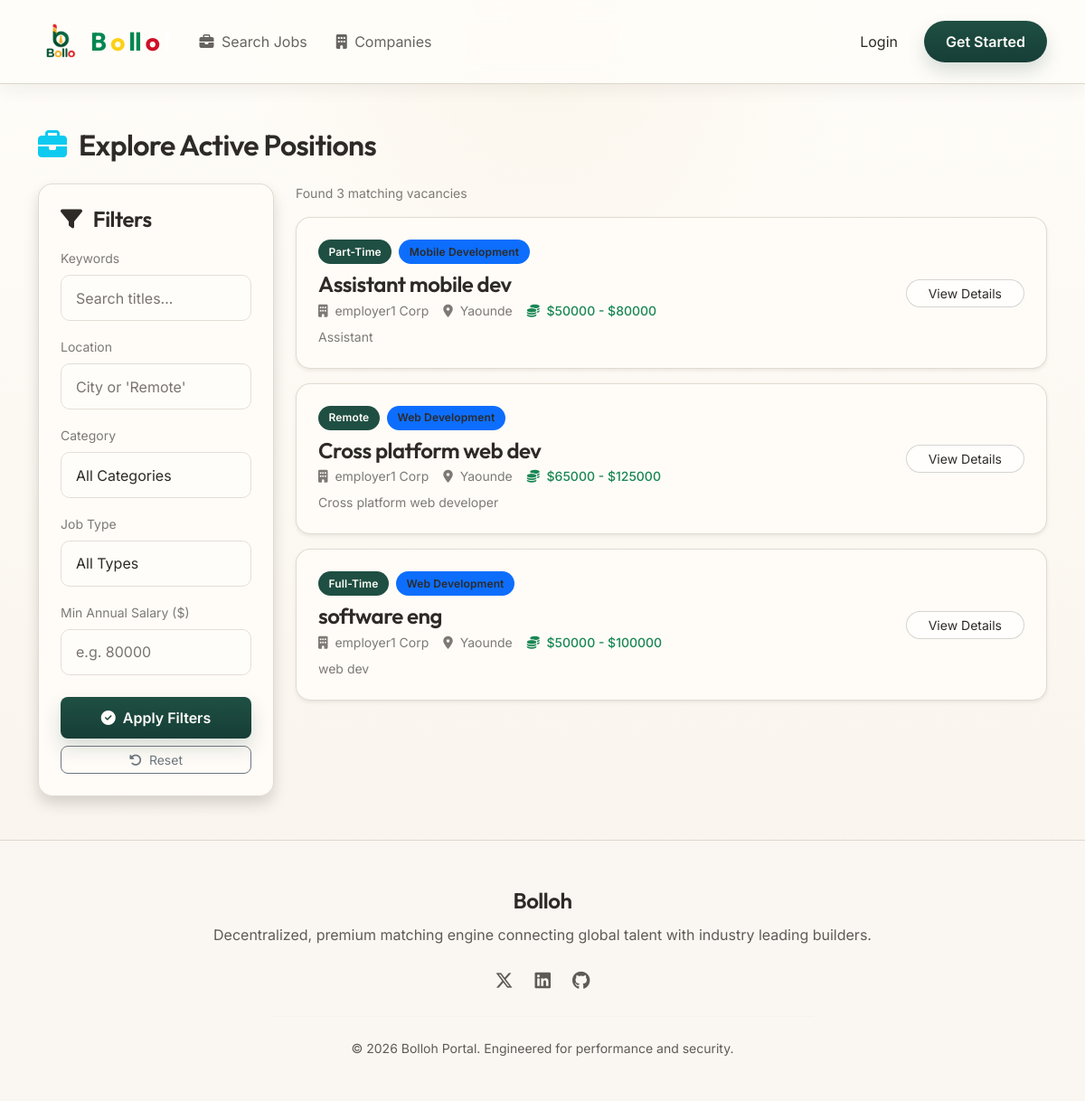
Screenshot of /jobs/ with the database file from the repository.
### apps/jobs/models.py (models this page shows, shortened)
class Job(models.Model):
    JOB_TYPE_CHOICES = (
        ('FT', 'Full-Time'),
        ('PT', 'Part-Time'),
        ('RM', 'Remote'),
        ('IN', 'Internship'),
    )
    employer = models.ForeignKey(
        settings.AUTH_USER_MODEL,
        on_delete=models.CASCADE,
        related_name='posted_jobs'
    )
    title = models.CharField(max_length=200)
    category = models.ForeignKey(Category, on_delete=models.SET_NULL, null=True, related_name='jobs')
    job_type = models.CharField(max_length=2, choices=JOB_TYPE_CHOICES, default='FT')
    location = models.CharField(max_length=150)
    description = models.TextField()
    salary_min = models.DecimalField(max_digits=10, decimal_places=2, blank=True, null=True)
    salary_max = models.DecimalField(max_digits=10, decimal_places=2, blank=True, null=True)
    is_paid = models.BooleanField(default=False)
    is_approved = models.BooleanField(default=False)
    created_at = models.DateTimeField(auto_now_add=True)
    updated_at = models.DateTimeField(auto_now=True)
    class Meta:
        ordering = ['-created_at']

class Category(models.Model):
    name = models.CharField(max_length=100, unique=True)
    slug = models.SlugField(max_length=100, unique=True)
    class Meta:
        verbose_name_plural = 'categories'

### apps/users/models.py (models this page shows, shortened)
class CustomUser(AbstractUser):
    is_job_seeker = models.BooleanField(default=False)
    is_employer = models.BooleanField(default=False)

class EmployerProfile(models.Model):
    user = models.OneToOneField(CustomUser, on_delete=models.CASCADE, related_name='employer_profile')
    company_name = models.CharField(max_length=255, blank=True)
    company_logo = models.ImageField(upload_to='company_logos/', blank=True, null=True)
    website = models.URLField(blank=True)
    description = models.TextField(blank=True)

### apps/jobs/views.py (the view)
# urls.py: path('jobs/', views.job_list_view, name='job_list'),
def job_list_view(request):
    jobs = Job.objects.filter(is_paid=True, is_approved=True).select_related('employer', 'category')
    categories = Category.objects.all()
    q = request.GET.get('q', '')
    if q:
        jobs = jobs.filter(Q(title__icontains=q) | Q(description__icontains=q))
    location = request.GET.get('location', '')
    if location:
        jobs = jobs.filter(location__icontains=location)
    category_id = request.GET.get('category', '')
    if category_id:
        jobs = jobs.filter(category_id=category_id)
    job_type = request.GET.get('job_type', '')
    if job_type:
        jobs = jobs.filter(job_type=job_type)
    min_salary = request.GET.get('min_salary', '')
    if min_salary:
        try:
            jobs = jobs.filter(salary_max__gte=float(min_salary))
        except ValueError:
            pass
    return render(request, 'jobs/job_list.html', {
        'jobs': jobs,
        'categories': categories,
        'params': request.GET
    })

### templates/jobs/job_list.html (shortened to what this page needs)
{% extends 'base.html' %}
{% block content %}
<div class="container my-4">
    <h2 class="text-white mb-4"><i class="fa-solid fa-briefcase text-info me-2"></i> Explore Active Positions</h2>
    <div class="row g-4">
        <div class="col-lg-3">
            <div class="glass-card p-4 shadow border-opacity-50">
                <h4 class="text-white mb-3"><i class="fa-solid fa-filter me-2 text-primary-gradient"></i> Filters</h4>
                <form action="{% url 'jobs:job_list' %}" method="GET">
                    <div class="mb-3">
                        <label class="form-label text-white-50 small">Keywords</label>
                        <input type="text" name="q" class="form-control form-control-custom" placeholder="Search titles..." value="{{ params.q }}">
                    </div>
                    <div class="mb-3">
                        <label class="form-label text-white-50 small">Location</label>
                        <input type="text" name="location" class="form-control form-control-custom" placeholder="City or 'Remote'" value="{{ params.location }}">
                    </div>
                    <div class="mb-3">
                        <label class="form-label text-white-50 small">Category</label>
                        <select name="category" class="form-select form-control-custom">
                            <option value="">All Categories</option>
                        </select>
                    </div>
                    <div class="mb-3">
                        <label class="form-label text-white-50 small">Job Type</label>
                        <select name="job_type" class="form-select form-control-custom">
                            <option value="">All Types</option>
                        </select>
                    </div>
                    <div class="mb-4">
                        <label class="form-label text-white-50 small">Min Annual Salary ($)</label>
                        <input type="number" name="min_salary" class="form-control form-control-custom" placeholder="e.g. 80000" value="{{ params.min_salary }}">
                    </div>
                    <div class="d-grid gap-2">
                        <button type="submit" class="btn btn-primary-gradient rounded-3"><i class="fa-solid fa-circle-check me-1"></i> Apply Filters</button>
                        <a href="{% url 'jobs:job_list' %}" class="btn btn-outline-secondary rounded-3 btn-sm"><i class="fa-solid fa-rotate-left me-1"></i> Reset</a>
                    </div>
                </form>
            </div>
        </div>
        <div class="col-lg-9">
            <div class="d-flex justify-content-between align-items-center mb-3 text-white-50 small">
                <div>Found {{ jobs|length }} matching vacancies</div>
            </div>
            <div class="d-flex flex-column gap-3">
                {% for job in jobs %}
                    <div class="glass-card p-4 shadow-sm">
                        <div class="d-flex flex-column flex-md-row justify-content-between align-items-start align-items-md-center gap-3">
                            <div class="flex-grow-1">
                                <div class="d-flex align-items-center gap-2 mb-2">
                                    <span class="badge bg-secondary text-white">{{ job.get_job_type_display }}</span>
                                    <span class="badge bg-primary text-white">{{ job.category.name }}</span>
                                </div>
                                <h4 class="text-white mb-1"><a href="{% url 'jobs:job_detail' pk=job.id %}" class="text-white text-decoration-none hover-white">{{ job.title }}</a></h4>
                                <div class="d-flex flex-wrap gap-3 text-white-50 small mb-2">
                                    <span><i class="fa-solid fa-building me-1"></i> {{ job.employer.employer_profile.company_name|default:job.employer.username }}</span>
                                    <span><i class="fa-solid fa-location-dot me-1"></i> {{ job.location }}</span>
                                    {% if job.salary_min %}
                                        <span class="text-success fw-medium"><i class="fa-solid fa-coins me-1"></i> ${{ job.salary_min|floatformat:0 }} - ${{ job.salary_max|floatformat:0 }}</span>
                                    {% endif %}
                                </div>
                                <p class="text-white-50 small mb-0" style="display: -webkit-box; -webkit-line-clamp: 2; -webkit-box-orient: vertical; overflow: hidden;">
                                    {{ job.description|striptags }}
                                </p>
                            </div>
                            <div class="d-flex gap-2 align-self-stretch align-self-md-center justify-content-end align-items-center">
                                <a href="{% url 'jobs:job_detail' pk=job.id %}" class="btn btn-outline-info rounded-pill px-4 btn-sm text-nowrap">View Details</a>
                            </div>
                        </div>
                    </div>
                {% empty %}
                    <div class="text-center py-5 glass-card border-dashed">
                        <i class="fa-solid fa-magnifying-glass-minus text-muted display-4 mb-3"></i>
                        <p class="text-white-50 m-0">No jobs match your current filter parameters. Try broadening your keywords!</p>
                    </div>
                {% endfor %}
            </div>
        </div>
    </div>
</div>
{% endblock %}

### static/css/custom.css (style rules this page uses)
:root { --bollo-bg: #FFFDF9; --bollo-bg-soft: #F8F2EA; --bollo-surface: #FFFCF8; --bollo-surface-alt: #FAF7F2; --bollo-surface-muted: #F1ECE6; --bollo-primary: #1F4F42; --bollo-primary-strong: #163E37; --bollo-primary-soft: #2E6258; --bollo-primary-tint: #D9E5E2; --bollo-secondary: #C9A44B; --bollo-secondary-soft: #D8BD74; --bollo-secondary-tint: #F4E8C9; --bollo-accent-red: #8A4A4A; --bollo-accent-red-soft: #B97878; --bollo-accent-red-tint: #EDD5D5; --bollo-border: #DED6CD; --bollo-border-soft: #E5DDD6; --bollo-text: #2D2A27; --bollo-text-soft: #5F5A55; --bollo-text-muted: #7A746F; --bollo-text-subtle: #9A948F; --bollo-success: #2E6258; --bollo-success-soft: #D6E5E1; --bollo-warning: #C9A44B; --bollo-warning-soft: #F0E4BE; --bollo-error: #8A4A4A; --bollo-error-soft: #EDD5D5; --bollo-shadow: 0 10px 30px rgba(34, 31, 29, 0.08); --bollo-shadow-soft: 0 6px 18px rgba(34, 31, 29, 0.06); --primary-gradient: linear-gradient(180deg, #1F4F42 0%, #163E37 100%); --accent-gradient: linear-gradient(180deg, #C9A44B 0%, #B8933E 100%); --danger-gradient: linear-gradient(180deg, #8A4A4A 0%, #6F3737 100%); --soft-gradient: linear-gradient(180deg, rgba(255, 253, 249, 0.98), rgba(248, 242, 234, 0.96)); }
body { font-family: 'Inter', sans-serif; background: radial-gradient(circle at top, rgba(201, 164, 75, 0.08), transparent 26%), linear-gradient(180deg, var(--bollo-bg) 0%, var(--bollo-bg-soft) 100%); color: var(--bollo-text); min-height: 100vh; display: flex; flex-direction: column; }
h1, h2, h3, h4, h5, h6, .brand-font { font-family: 'Outfit', sans-serif; font-weight: 600; letter-spacing: -0.02em; color: var(--bollo-text); }
p, label, small, .form-text, .text-secondary { color: var(--bollo-text-soft); }
main, section, .container, .container-fluid { color: var(--bollo-text); }
.glass-card { background: rgba(255, 252, 248, 0.9); backdrop-filter: blur(14px); -webkit-backdrop-filter: blur(14px); border: 1px solid rgba(222, 214, 205, 0.9); border-radius: 16px; transition: all 0.3s cubic-bezier(0.4, 0, 0.2, 1); color: var(--bollo-text); box-shadow: var(--bollo-shadow-soft); }
.btn-primary-gradient { background: var(--primary-gradient); border: none; color: #fffdf9; font-weight: 600; border-radius: 10px; padding: 0.68rem 1.4rem; transition: all 0.22s ease; box-shadow: 0 10px 20px rgba(31, 79, 66, 0.18); }
.btn-outline-info, .btn-outline-warning { color: var(--bollo-text) !important; border-color: rgba(83, 82, 78, 0.24) !important; background: rgba(255, 255, 255, 0.56); }
.form-control-custom, .form-control, .form-select, textarea.form-control { background: rgba(255, 253, 249, 0.96) !important; border: 1px solid var(--bollo-border-soft) !important; color: var(--bollo-text) !important; border-radius: 10px; padding: 0.78rem 1rem; transition: all 0.2s ease; box-shadow: none; }
.form-control-custom::placeholder, .form-control::placeholder, textarea.form-control::placeholder { color: var(--bollo-text-muted); }
.badge-custom, .badge { padding: 0.46rem 0.72rem; border-radius: 999px; font-weight: 600; letter-spacing: 0.01em; }
.text-white { color: var(--bollo-text) !important; }
.text-white-50 { color: rgba(45, 42, 39, 0.62) !important; }
.bg-secondary, .avatar-circle { background: var(--bollo-primary) !important; color: #fffdf9 !important; }
a { color: var(--bollo-primary); }

### rows the page displays
Job: job_type "Part-Time", category.name "Mobile Development", title "Assistant mobile dev", employer.employer_profile.company_name "employer1 Corp", location "Yaounde", salary_min "50000", salary_max "80000", description "Assistant"
Job: job_type "Remote", category.name "Web Development", title "Cross platform web dev", employer.employer_profile.company_name "employer1 Corp", location "Yaounde", salary_min "65000", salary_max "125000", description "Cross platform web developer"
Job: job_type "Full-Time", category.name "Web Development", title "software eng", employer.employer_profile.company_name "employer1 Corp", location "Yaounde", salary_min "50000", salary_max "100000", description "web dev"

### other values shown
{{ jobs|length }} "3"
